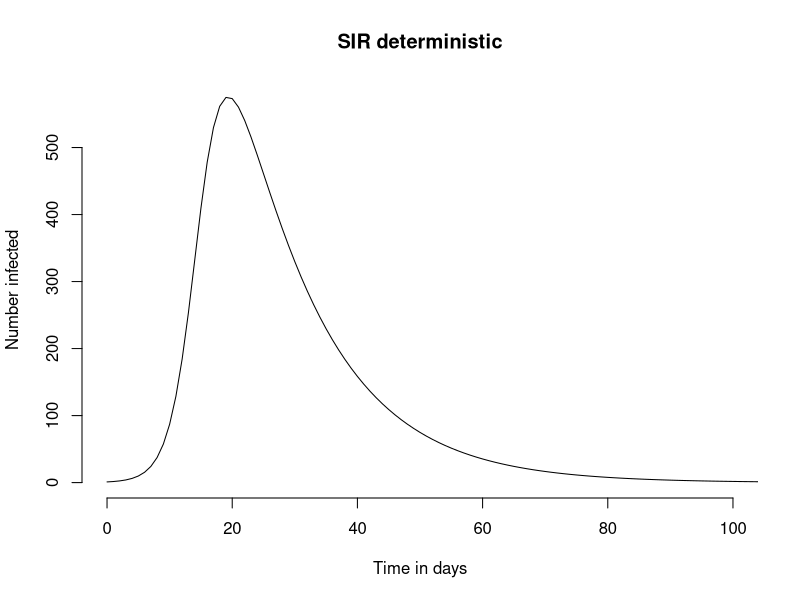
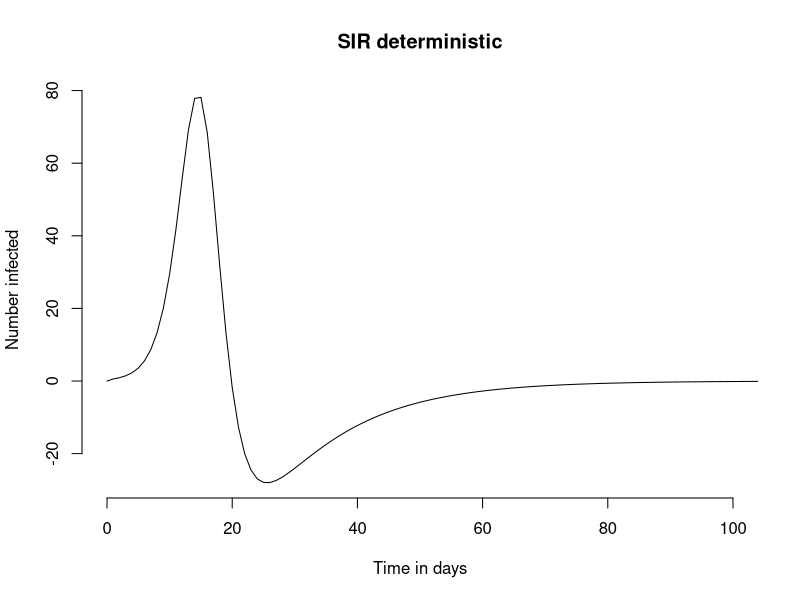

R code for these plots, in order:
## Introduction to Infectious Disease Dynamics
## Clinic on the Meaningful Modeling of Epidemiological Data
## International Clinics on Infectious Disease Dynamics and Data (ICI3D) Program
## African Institute for Mathematical Sciences, Muizenberg, RSA
##
## Juliet R.C. Pulliam, 2012-2018
##
##
## The goal of this tutorial is to acquaint you with ways of
## analysing simple infectious disease models in R. By the end of
## this tutorial, you should be able to:
##
##  * create a function describing a system of ODE's
##  * use the package deSolve to numerically analyze a system of ODEs
##  * plot the output of different types of functions
##
## NOTE: The comments will guide you through the tutorial but you
## should make sure you understand what the code is doing.  Some
## function arguments are assigned to ?.  This will give you an
## error. You should try out values for these arguments as
## suggested in the comments or find them yourselves in a help file.

######################################################################
## Section 1: Creating a function to describe the behavior of an ODE
######################################################################

## Before you start, it is a good idea to clear the workspace of things
## you have defined previously. Do this now:

rm(list=ls())     #Clear all variables and functions

## We will now define a function to describe a simple SIR model with
## constant population size and no population turnover (that is, no
## births and deaths). This model was discussed in "Introduction to dynamic
## modeling of infectious diseases," and slides are available here:
## https://ndownloader.figshare.com/files/8541817
##
## The version of the model we'll work with here has 3 state variables (though
## only two of these need to be specified to define the state of the system,
## since the population size is constant):
##
## S - the number of susceptibles in the population
## I - the number of infected/infectious individuals in the population
## R - the number of recovered/immune individuals in the population
##
## and 3 parameters:
##
## N - the total population size; N = S + I + R
## beta - the transmission coefficient; beta = the contact rate * infectivity
## gamma - 1 / the infectious period
##
## If you do not remember the model, review the lecture notes before you proceed
## with this tutorial. If you're not entirely comfortable with the distinction
## between state variables and parameters, you may also want to review the
## DAIDD Glossary:
## https://github.com/ICI3D/MMEDparticipants/raw/master/Resources/DAIDD2016_Glossary.pdf

## We will now define a function that describes the change in the state
## variables with time. The function takes the input t (the current time), y (a
## vector giving the current value of the state variables - that is, their
## value at time t), and params (a vector that defines the parameter values);
## the function outputs the values of dS/dt and dI/dt at time t:
##
##-- Model 1: SIR model --##
##
## sir() -- Function for numerical analysis of model 1
sir <- function(t,y,parms){
  # The with() function gives access to the named values of parms within the
  # local environment created by the function
  with(c(as.list(y),parms),{
    dSdt <- -tau*S*I/N
    dIdt <- tau*S*I/N - gamma*I
    # Note: Population size is constant, so don't need to specify dRdt
    list(c(dSdt,dIdt))
  })
}

######################################################################
## Section 2: Understanding the function that defines our ODE model
######################################################################

## We have defined the function, but we now need to make sure we
## understand how it works. To do this, let's think about how we would
## approximate the model using discrete timesteps, similar to the way we
## used spreadsheets to analyze epidemic models on Monday.
##
## Since the function takes t, y, and parms as inputs, we first need to define
## these. Let us start at time zero:

time <- 0

## We will use parameter values that reflect a measles outbreak that occurred
## in New York City (many years ago!), so let our initial population size (N0) be

N0 <- 1000

## The second argument of the sir() function defined above is y, which I have
## said is a vector giving the current value of the state variables. Let's
## assume that the initial population has 20.5 infecteds and that 6.5% of the
## population is susceptible. (Remember that this model assumes a large
## population size and represents population averages, so it is ok that these
## values are not integers!) We will define a vector pop.SI that gives the
## initial values of our 2 state variables:

pop.SI <- c(S =0.99*N0,  # Initially 6.5% of the population is susceptible
            I = 1)       # ENTER THE NUMBER INITIALLY INFECTED (20.5)

## Notice that I've named the two values in the initial population vector to
## help us keep track of which value is which. This also allows us to take
## advantage of the with() function called within the sir() function because I
## have used the same names that are used to refer to the state variables
## within the function.
##
## The final input our function needs is a vector of parameter values, which we
## can create in the same way:

values <- c(tau = 0.54,        # Transmission coefficient
            gamma = 0.076,       # 1 / infectious period = 1/5 days
            N = N0)            # population size (constant)

## Note that we can calculate the value of the basic reproduction number,
## R0 = beta / gamma, as follows:

values["beta"]/values["gamma"] # value of R0
# HINT: Try putting this command inside the
# function as.numeric() to keep R from
# confusingly retaining the name of the first
# value.

## Now that we have defined the inputs, we are ready to try out our function!

sir(t=time,y=pop.SI,parms=values)

## Look at the output. What does this mean?
##
## Recall that I said the function outputs the time derivatives of S and I at
## the time t. This means that in order to get the (approximate) values of S
## and I at some time delta.t in the future, I need to calculate the equivalent
## of
##
## S(t+delta.t) = S(t) - (beta*S(t)*I(t)/N) * delta.t
##
## I(t+delta.t) = I(t) + (beta*S(t)*I(t)/N - gamma*I(t)) * delta.t
##
## This can be done as follows:

delta.t <- 0.1                    # Set a small value for delta.t (0.1 day)

pop.next <- pop.SI + unlist(sir(t=time,y=pop.SI,parms=values)) * delta.t

## We could then iterate this process, updating our values of pop.SI and time
## with each iteration to get a discrete-time approximation of the values of the
## state variables through time. Remember, however, that the differential
## equations describe the rates of change in the limit as delta.t goes to zero.
## It turns out that using the above discrete time approximation of this
## process, as we have done on the spreadsheets (Track B) and live coding
## example, leads to rapid accumulation of error in our estimate of the state
## variables through time, even if we set our value of delta.t to be very
## small. Luckily for us, there are a number of algorithms that have been
## developed to come up with better (both more accurate and more
## computationally efficient) approximations to the values of the state
## variables through time.

######################################################################
## Section 3: Numerical integration of our ODE model
######################################################################

## In R, we can access these algorithms through the deSolve library. We should
## now load this library so we can access its functions:

library(deSolve)                # Load libary to be used for numerical integration

## The function within deSolve that we will be using is called lsoda(). Let's
## look at the help file for this function:

?lsoda

## This help file gives some detail on the history of the algorithm as well as
## describing the function's usage. For now, take a look at the "Usage" section
## to look at the different types of arguments the function can take. There are
## a lot of them! For now, we will focus on the first 4 inputs: y, times, func,
## and parms. Read through the "Arguments" section for the descriptions of these
## four inputs. Because we have already defined our function and seen how it
## works, these arguments should seem familiar.
##
## We have already defined the vectors that we will use for two of the arguments
## (y, the vector of the initial values of the state variables, and parms, the
## vector of parameter values). We have also defined a third argumet, func,
## which provides the model definition; it is our function sir(). All that
## remains is to define the vector of times, which tells lsoda() the timepoints
## for which we would like to know the values of S and I. (NOTE: This is
## different from specifying the time points at which to evaluate our function,
## which is determined within the lsoda() function and optimized to efficiently
## provide an accurate approximation.)
##
## Let's ask for output every 0.1 days for 365 days, starting at time 0:

time.out <- seq(0,365,1)     # INCLUDE THE APPROPRIATE VALUE TO GET A SEQUENCE
# FROM 0 to 365 BY STEPS OF 0.1

## Now let's see what happens if we plug our inputs into lsoda()...

lsoda(
  y = pop.SI,               # Initial conditions for population
  times = time.out,             # Timepoints for evaluation
  func = sir,                   # Function to evaluate
  parms = values                # Vector of parameters
)

## Well, that seems to have done something, but it's hard to understand the
## output. Let's make it easier to look at by saving the output as a data.frame
## named ts.sir ("ts" being short for timeseries).

ts.sir <- data.frame(lsoda(
  y = pop.SI,               # Initial conditions for population
  times = time.out,             # Timepoints for evaluation
  func = sir,                   # Function to evaluate
  parms = values                # Vector of parameters
))

## Now let's look at the output:

head(ts.sir)

## Our data frame has 3 columns, conveniently labeled "time", "S", and "I",
## showing the values of time and the two state variables through time. We can
## now look at the output in other ways. For example, we saw yesterday that we
## expect the infection to go extinct because there is no source of new
## susceptibles in our equations (eg, through births). Let's see what has
## happened after a year:

subset(ts.sir,time==365)

## There are more infecteds after a year than there were at time 0, so it looks
## like it takes more than a year for the infection to burn out with these
## initial conditions. If we want to see how the epidemic has progressed
## through time, we can plot to output from lsoda(). Remember that the
## parameters we have used are the same as in the live coding example, so
## this is a model of a measles epidemic in New York. We'll label the plot
## accordingly. (You'll learn a lot more about plotting - and modifying the
## appearance of plots - in Tutorial 4.)

plot(ts.sir$time,               # Time on the x axis
     ts.sir$I, # Number infected (I) on the y axis
     xlab = "Time in days",     # Label the x axis
     ylab = "Number infected",  # Label the y axis
     main = "SIR deterministic",# Plot title
     xlim = c(0,100),           #
     type = "l",                # Use a line plot
     bty = "n")                 # Remove the box around the plot

## While there are many more infecteds at time 365 than there were at time 0,
## there are a lot fewer than there were at time 200, and it looks like the
## epidemic is nearly done.



plot(ts.sir$time,               # Time on the x axis
     c(0, diff(ts.sir$I)), 
     xlab = "Time in days",     # Label the x axis
     ylab = "Number infected",  # Label the y axis
     main = "SIR deterministic",# Plot title
     xlim = c(0,100),           #
     type = "l",                # Use a line plot
     bty = "n")    

max(c(0,diff(ts.sir$I)*1000))
diff(ts.sir$I)*1000
